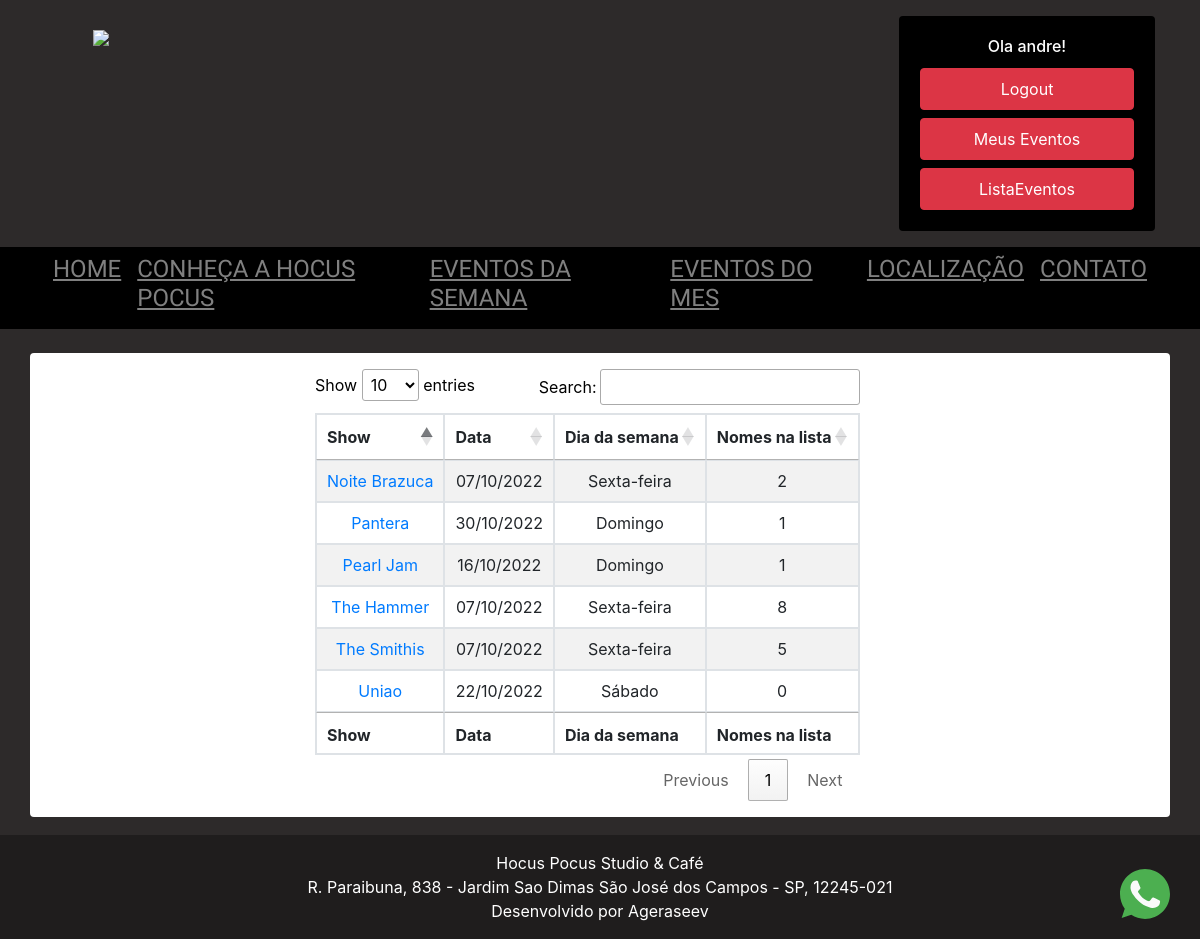
Page /listaevento (signed in) on the earlier database version.
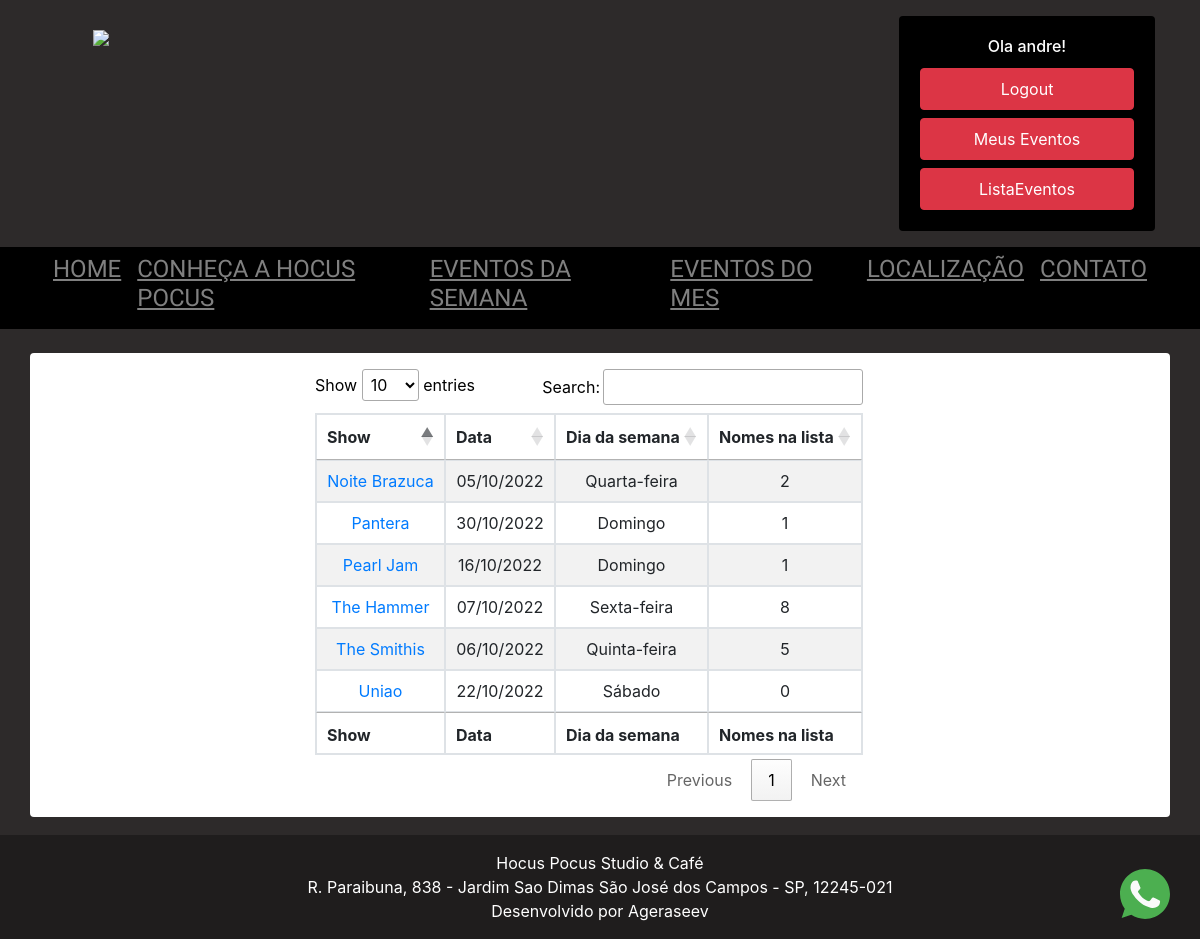
Same page on the later database version.
### show/models.py (models this page shows, shortened)
class Show(models.Model):
    titulo_show = models.CharField(max_length=100, )
    descricao_show = models.TextField(max_length=2000)
    horario_do_show = models.CharField(max_length=100, null=True)
    data_do_show = models.DateField(null=True)
    banner = models.ImageField(upload_to='static/banners', blank=True)
    quadrado = models.ImageField(upload_to='static/banners', blank=True)
    valor = models.DecimalField(max_digits=10, decimal_places=2, blank=True, null= True )
    publicada = models.BooleanField(default=False)
    pix = models.BooleanField(default=False)
    chave_pix = models.CharField(max_length=200, blank=True, null=True)
    habilitar_link = models.BooleanField(default=False)
    link_ingreco = models.CharField(max_length=200, blank=True, null=True)
    created_at = models.DateTimeField(auto_now_add=True, blank=True, null=True)
    updated_at = models.DateTimeField(auto_now=True, blank=True, null=True)

class NomeLista(models.Model):
    sem_registro = models.ForeignKey(UsuarioSemRegistro, on_delete=models.CASCADE, blank=True, null= True)
    roqueiro = models.ForeignKey(Usuario, on_delete=models.CASCADE, blank=True, null= True)
    pagamento = models.BooleanField(default=False)
    comprovante = models.ImageField(upload_to='comprovantes', blank=True)
    lista_reserva = models.ForeignKey(Show, on_delete=models.CASCADE, blank=True, null= True,)
    entrou = models.BooleanField(default=False)
    created_at = models.DateTimeField(auto_now_add=True, blank=True, null=True)
    updated_at = models.DateTimeField(auto_now=True, blank=True, null=True)
    class Meta:
        unique_together = ('roqueiro', 'lista_reserva')

### show/views.py (the view)
# urls.py: path('listaevento', listaevento, name='listaevento'),
def listaevento(request):
    if request.user.is_staff:
        roqueiros = NomeLista.objects.all()
        show = Show.objects.filter(publicada=True)
        dados = {
            'roqueiro': roqueiros,
            'show': show,
        }
        return render(request, 'listaevento.html', dados)
    else:
        return redirect('home')

### templates/listaevento.html (shortened to what this page needs)
{% extends 'base2.html' %}
{% load static %}
{% block content %}
<link rel="stylesheet" href="https://cdn.datatables.net/1.10.2/css/jquery.dataTables.min.css">
<body>
<div class="container bg-white rounded text-center mt-4 " >
    <div class="row">
        <div class="col-lg-3 col-sm-2"></div>
        <div class="col-8 my-3 text-center">
            <div class="row header" style="text-align:center;color:black">
                <table id="example" class="table table-striped table-bordered" style="width:100%">
                    <thead>
                    <tr>
                        <th>Show</th>
                        <th>Data</th>
                        <th>Dia da semana</th>
                        <th>Nomes na lista</th>
                    </tr>
                    </thead>
                    <tbody>
                    {% for shows in show %}
                    <tr>
                        <td><a href="{% url 'lista' %}/{{ shows.id }} "> {{ shows.titulo_show }} </a></td>
                        <td>{{ shows.data_do_show|date:"SHORT_DATE_FORMAT" }}</td>
                        <td>{{ shows.data_do_show|date:"l" }}</td>
                        <td>{{ shows.nomelista_set.all|length }}</td>
                    </tr>
                    {% endfor %}
                    </tbody>
                    <tfoot>
                    <tr>
                        <th>Show</th>
                        <th>Data</th>
                        <th>Dia da semana</th>
                        <th>Nomes na lista</th>
                    </tr>
                    </tfoot>
                </table>
            </div>
        </div>
    </div>
</div>
{% endblock %}

Differences in the rows shown:
changed Show "The Smithis": data_do_show "07/10/2022" → "06/10/2022"; data_do_show "Sexta-feira" → "Quinta-feira"
changed Show "Noite Brazuca": data_do_show "07/10/2022" → "05/10/2022"; data_do_show "Sexta-feira" → "Quarta-feira"
